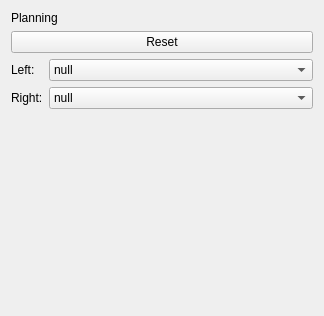
<?xml version="1.0" encoding="UTF-8"?>
<ui version="4.0">
 <class>PlanningWidget</class>
 <widget class="QWidget" name="PlanningWidget">
  <property name="geometry">
   <rect>
    <x>0</x>
    <y>0</y>
    <width>324</width>
    <height>316</height>
   </rect>
  </property>
  <property name="windowTitle">
   <string>Form</string>
  </property>
  <layout class="QVBoxLayout" name="verticalLayout">
   <item>
    <widget class="QLabel" name="label">
     <property name="text">
      <string>Planning</string>
     </property>
    </widget>
   </item>
   <item>
    <layout class="QVBoxLayout" name="verticalLayoutButtons">
     <item>
      <widget class="QPushButton" name="pushButtonReset">
       <property name="text">
        <string>Reset</string>
       </property>
       <property name="checkable">
        <bool>true</bool>
       </property>
       <attribute name="buttonGroup">
        <string notr="true">buttonGroup</string>
       </attribute>
      </widget>
     </item>
    </layout>
   </item>
   <item>
    <layout class="QFormLayout" name="formLayout">
     <item row="0" column="0">
      <widget class="QLabel" name="label_2">
       <property name="text">
        <string>Left:</string>
       </property>
      </widget>
     </item>
     <item row="0" column="1">
      <widget class="QComboBox" name="comboBoxLeft">
       <item>
        <property name="text">
         <string>null</string>
        </property>
       </item>
       <item>
        <property name="text">
         <string>r=6.5mm, l=45mm</string>
        </property>
       </item>
       <item>
        <property name="text">
         <string>r=7.0mm, l=50mm</string>
        </property>
       </item>
       <item>
        <property name="text">
         <string>r=7.5mm, l=55mm</string>
        </property>
       </item>
       <item>
        <property name="text">
         <string>r=8.0mm, l=60mm</string>
        </property>
       </item>
       <item>
        <property name="text">
         <string>r=8.5mm, l=65mm</string>
        </property>
       </item>
       <item>
        <property name="text">
         <string>r=9.0mm, l=70mm</string>
        </property>
       </item>
      </widget>
     </item>
     <item row="1" column="0">
      <widget class="QLabel" name="label_3">
       <property name="text">
        <string>Right:</string>
       </property>
      </widget>
     </item>
     <item row="1" column="1">
      <widget class="QComboBox" name="comboBoxRight">
       <item>
        <property name="text">
         <string>null</string>
        </property>
       </item>
       <item>
        <property name="text">
         <string>r=6.5mm, l=45mm</string>
        </property>
       </item>
       <item>
        <property name="text">
         <string>r=7.0mm, l=50mm</string>
        </property>
       </item>
       <item>
        <property name="text">
         <string>r=7.5mm, l=55mm</string>
        </property>
       </item>
       <item>
        <property name="text">
         <string>r=8.0mm, l=60mm</string>
        </property>
       </item>
       <item>
        <property name="text">
         <string>r=8.5mm, l=65mm</string>
        </property>
       </item>
       <item>
        <property name="text">
         <string>r=9.0mm, l=70mm</string>
        </property>
       </item>
      </widget>
     </item>
    </layout>
   </item>
   <item>
    <spacer name="verticalSpacer">
     <property name="orientation">
      <enum>Qt::Vertical</enum>
     </property>
     <property name="sizeHint" stdset="0">
      <size>
       <width>20</width>
       <height>40</height>
      </size>
     </property>
    </spacer>
   </item>
  </layout>
 </widget>
 <resources/>
 <connections/>
 <buttongroups>
  <buttongroup name="buttonGroup"/>
 </buttongroups>
</ui>
